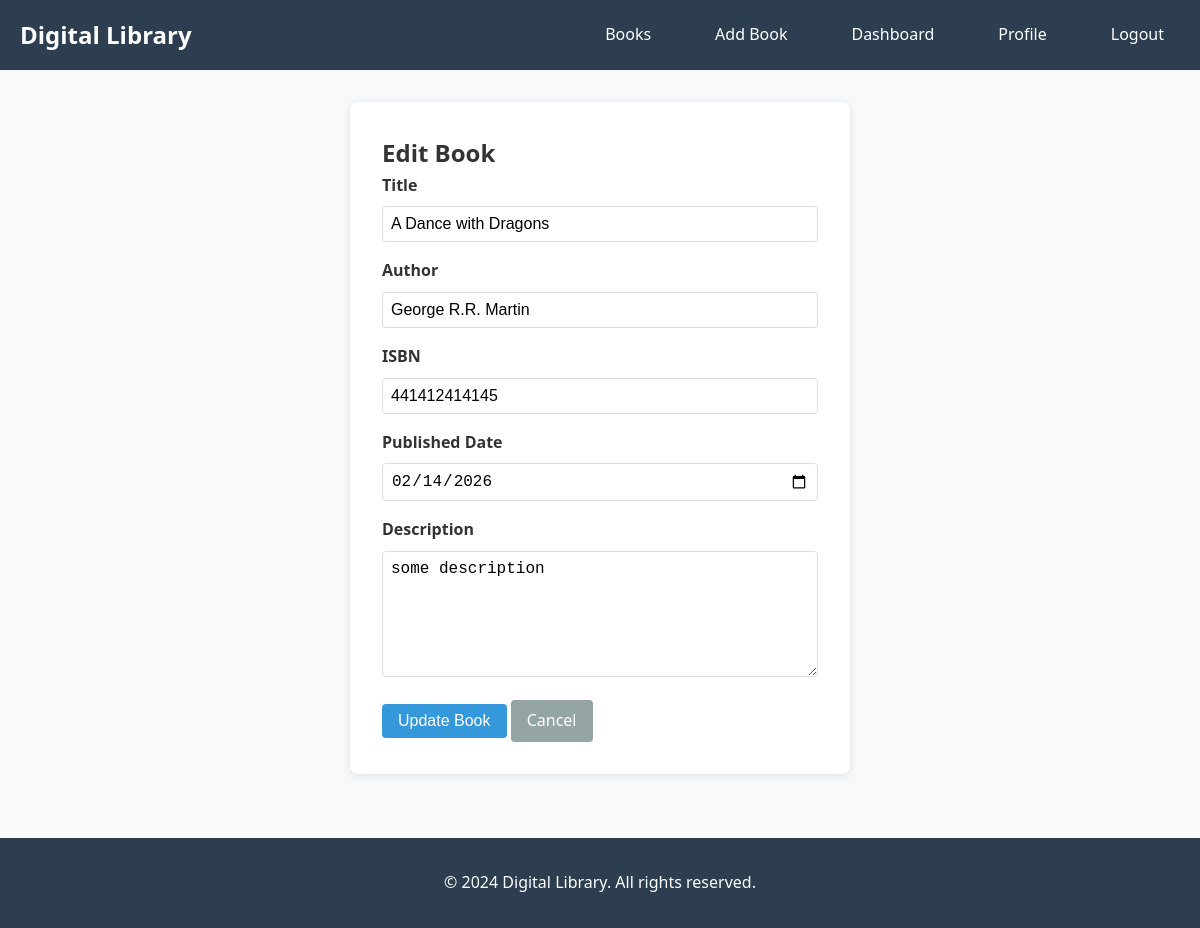
Page /user/edit_book/2 (signed in) on the committed database.
### models.py (models this page shows)
class Book(db.Model):
    id = db.Column(db.Integer, primary_key=True)
    title = db.Column(db.String(200), nullable=False)
    author = db.Column(db.String(150), nullable=False)
    isbn = db.Column(db.String(13), unique=True)
    description = db.Column(db.Text)
    published_date = db.Column(db.Date)
    cover_image = db.Column(db.String(300))
    created_at = db.Column(db.DateTime, default=datetime.utcnow)
    submitted_by = db.Column(db.Integer, db.ForeignKey('user.id'), nullable=False)
    reviews = db.relationship('Review', backref='book', lazy=True, cascade='all, delete-orphan')
    submitter = db.relationship('User', backref='books_submitted', lazy=True)

### routes/book_routes.py (the view, shortened to what this page needs)
@book_bp.route("/user/edit_book/<int:book_id>", methods=['GET', 'POST'])
@login_required
def edit_book(book_id):
    book = Book.query.get_or_404(book_id)
    if book.submitted_by != current_user.id:
        flash('You do not have permission to edit this book.')
        return redirect(url_for('book.user_book_detail', book_id=book.id))
    return render_template("edit_book.html", book=book)

### app.py (called while the page is built)
@login_manager.user_loader
def load_user(user_id):
    return User.query.get(int(user_id))

### models.py (called while the page is built)
    def is_admin(self):
        return self.role == 'admin'

### templates/edit_book.html (shortened to what this page needs)
{% extends "base.html" %}
{% block content %}
<div class="book-form">
    <h2>Edit Book</h2>
    <form method="POST">
        <div class="form-group">
            <label for="title">Title</label>
            <input type="text" id="title" name="title" value="{{ book.title }}" required>
        </div>
        <div class="form-group">
            <label for="author">Author</label>
            <input type="text" id="author" name="author" value="{{ book.author }}" required>
        </div>
        <div class="form-group">
            <label for="isbn">ISBN</label>
            <input type="text" id="isbn" name="isbn" value="{{ book.isbn }}">
        </div>
        <div class="form-group">
            <label for="published_date">Published Date</label>
            <input type="date" id="published_date" name="published_date" value="{{ book.published_date.strftime('%Y-%m-%d') if book.published_date else '' }}">
        </div>
        <div class="form-group">
            <label for="description">Description</label>
            <textarea id="description" name="description" rows="6">{{ book.description }}</textarea>
        </div>
        <button type="submit" class="btn btn-primary">Update Book</button>
        <a href="{{ url_for('book.user_book_detail', book_id=book.id) }}" class="btn btn-secondary">Cancel</a>
    </form>
</div>
{% endblock %}

### static/css/style.css (style rules this page uses)
* { margin: 0; padding: 0; box-sizing: border-box; }
body { font-family: 'Segoe UI', Tahoma, Geneva, Verdana, sans-serif; line-height: 1.6; color: #333; background-color: #f8f9fa; }
.btn { display: inline-block; padding: 0.5rem 1rem; text-decoration: none; border: none; border-radius: 4px; cursor: pointer; font-size: 1rem; transition: background-color 0.3s; }
.btn-primary { background-color: #3498db; color: white; }
.btn-secondary { background-color: #95a5a6; color: white; }
.auth-form, .book-form { max-width: 500px; margin: 2rem auto; background: white; padding: 2rem; border-radius: 8px; box-shadow: 0 2px 10px rgba(0,0,0,0.1); }
.form-group { margin-bottom: 1rem; }
.form-group label { display: block; margin-bottom: 0.5rem; font-weight: bold; }
.form-group input, .form-group textarea, .form-group select { width: 100%; padding: 0.5rem; border: 1px solid #ddd; border-radius: 4px; font-size: 1rem; }
.form-group textarea { resize: vertical; }

### rows in the picture
Book: title "A Dance with Dragons", author "George R.R. Martin", isbn "441412414145", published_date "02/14/2026", description "some description"
